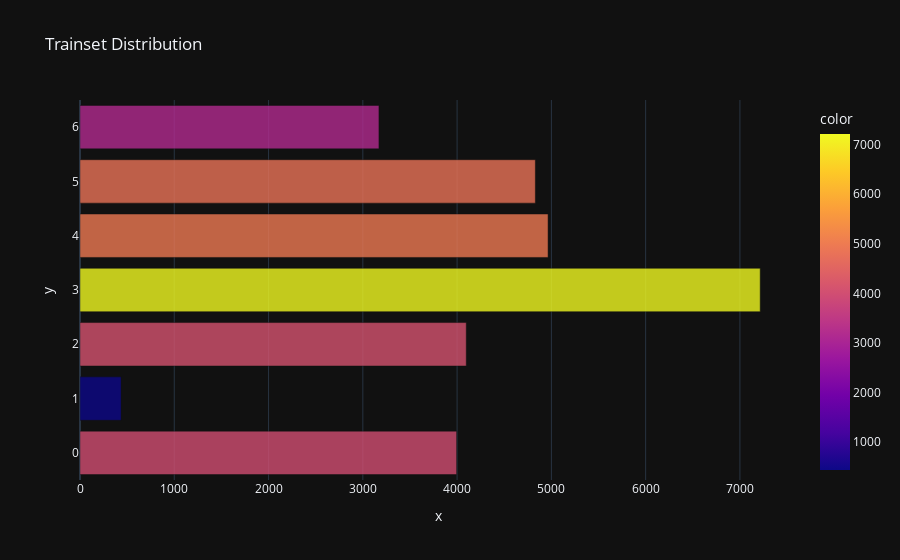

The notebook cell saved with this chart:
### Code cell
from collections import Counter
# Plot Class Distribution
labels = [label for _, label in trainset]
class_counts = Counter(labels)
plot_dist(class_counts, 'Trainset')

### Figure 1 — Plotly figure (JSON) as saved in the notebook; plotly's stock layout.template omitted (floating-point values rounded to 4 significant figures)
{"data": [{"alignmentgroup": "True", "hovertemplate": "x=%{x}<br>y=%{y}<br>color=%{marker.color}<extra></extra>", "legendgroup": "", "marker": {"color": [3995, 436, 4097, 7215, 4965, 4830, 3171], "coloraxis": "coloraxis", "opacity": 0.8, "pattern": {"shape": ""}}, "name": "", "offsetgroup": "", "orientation": "h", "showlegend": false, "textposition": "auto", "type": "bar", "x": [3995, 436, 4097, 7215, 4965, 4830, 3171], "xaxis": "x", "y": [0, 1, 2, 3, 4, 5, 6], "yaxis": "y"}], "layout": {"barmode": "relative", "coloraxis": {"colorbar": {"title": {"text": "color"}}, "colorscale": [[0, "#0d0887"], [0.1111, "#46039f"], [0.2222, "#7201a8"], [0.3333, "#9c179e"], [0.4444, "#bd3786"], [0.5556, "#d8576b"], [0.6667, "#ed7953"], [0.7778, "#fb9f3a"], [0.8889, "#fdca26"], [1, "#f0f921"]]}, "legend": {"tracegroupgap": 0}, "title": {"text": "Trainset Distribution"}, "xaxis": {"anchor": "y", "domain": [0, 1], "title": {"text": "x"}}, "yaxis": {"anchor": "x", "domain": [0, 1], "title": {"text": "y"}}}}
